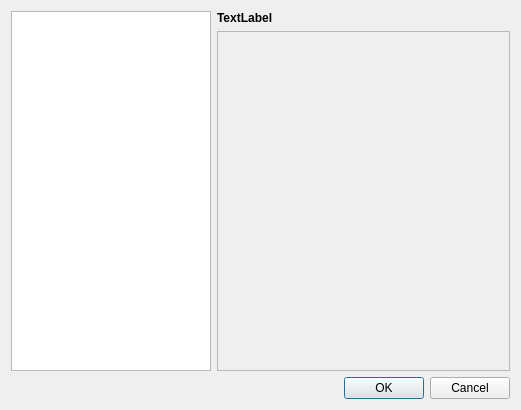
<?xml version="1.0" encoding="UTF-8"?>
<ui version="4.0">
 <class>GeneralSettingsDialog</class>
 <widget class="QDialog" name="GeneralSettingsDialog">
  <property name="geometry">
   <rect>
    <x>0</x>
    <y>0</y>
    <width>521</width>
    <height>410</height>
   </rect>
  </property>
  <property name="windowTitle">
   <string>Dialog</string>
  </property>
  <layout class="QVBoxLayout" name="verticalLayout_2">
   <item>
    <layout class="QHBoxLayout" name="configLayout">
     <item>
      <widget class="QListWidget" name="components">
       <property name="sizePolicy">
        <sizepolicy hsizetype="Maximum" vsizetype="Expanding">
         <horstretch>0</horstretch>
         <verstretch>0</verstretch>
        </sizepolicy>
       </property>
       <property name="minimumSize">
        <size>
         <width>200</width>
         <height>0</height>
        </size>
       </property>
       <property name="maximumSize">
        <size>
         <width>200</width>
         <height>16777215</height>
        </size>
       </property>
       <property name="iconSize">
        <size>
         <width>20</width>
         <height>20</height>
        </size>
       </property>
      </widget>
     </item>
     <item>
      <layout class="QVBoxLayout" name="verticalLayout">
       <item>
        <layout class="QHBoxLayout" name="horizontalLayout">
         <item>
          <widget class="QLabel" name="longDescription">
           <property name="font">
            <font>
             <weight>75</weight>
             <bold>true</bold>
            </font>
           </property>
           <property name="text">
            <string>TextLabel</string>
           </property>
           <property name="textFormat">
            <enum>Qt::AutoText</enum>
           </property>
          </widget>
         </item>
         <item>
          <widget class="QLabel" name="icon">
           <property name="maximumSize">
            <size>
             <width>32</width>
             <height>32</height>
            </size>
           </property>
           <property name="text">
            <string/>
           </property>
           <property name="pixmap">
            <pixmap resource="../../rsc/espina.qrc">:/espina/editor.ico</pixmap>
           </property>
           <property name="scaledContents">
            <bool>true</bool>
           </property>
          </widget>
         </item>
        </layout>
       </item>
       <item>
        <widget class="QScrollArea" name="scrollArea">
         <property name="sizePolicy">
          <sizepolicy hsizetype="Expanding" vsizetype="Expanding">
           <horstretch>0</horstretch>
           <verstretch>0</verstretch>
          </sizepolicy>
         </property>
         <property name="frameShadow">
          <enum>QFrame::Plain</enum>
         </property>
         <property name="widgetResizable">
          <bool>true</bool>
         </property>
         <widget class="QWidget" name="scrollAreaWidgetContents">
          <property name="geometry">
           <rect>
            <x>0</x>
            <y>0</y>
            <width>294</width>
            <height>323</height>
           </rect>
          </property>
         </widget>
        </widget>
       </item>
      </layout>
     </item>
    </layout>
   </item>
   <item>
    <widget class="QDialogButtonBox" name="buttonBox">
     <property name="orientation">
      <enum>Qt::Horizontal</enum>
     </property>
     <property name="standardButtons">
      <set>QDialogButtonBox::Cancel|QDialogButtonBox::Ok</set>
     </property>
    </widget>
   </item>
  </layout>
 </widget>
 <resources>
  <include location="../../rsc/espina.qrc"/>
  <include location="../rsc/espina.qrc"/>
 </resources>
 <connections>
  <connection>
   <sender>buttonBox</sender>
   <signal>accepted()</signal>
   <receiver>GeneralSettingsDialog</receiver>
   <slot>accept()</slot>
   <hints>
    <hint type="sourcelabel">
     <x>248</x>
     <y>254</y>
    </hint>
    <hint type="destinationlabel">
     <x>157</x>
     <y>274</y>
    </hint>
   </hints>
  </connection>
  <connection>
   <sender>buttonBox</sender>
   <signal>rejected()</signal>
   <receiver>GeneralSettingsDialog</receiver>
   <slot>reject()</slot>
   <hints>
    <hint type="sourcelabel">
     <x>316</x>
     <y>260</y>
    </hint>
    <hint type="destinationlabel">
     <x>286</x>
     <y>274</y>
    </hint>
   </hints>
  </connection>
 </connections>
</ui>
